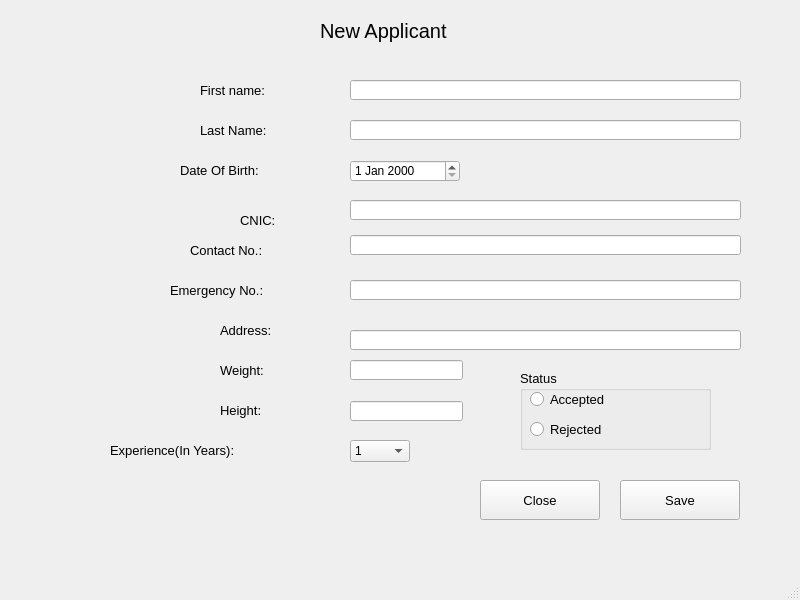
<?xml version="1.0" encoding="UTF-8"?>
<ui version="4.0">
 <class>MainWindow</class>
 <widget class="QMainWindow" name="MainWindow">
  <property name="geometry">
   <rect>
    <x>0</x>
    <y>0</y>
    <width>800</width>
    <height>600</height>
   </rect>
  </property>
  <property name="windowTitle">
   <string>MainWindow</string>
  </property>
  <widget class="QWidget" name="centralwidget">
   <widget class="QLabel" name="label">
    <property name="geometry">
     <rect>
      <x>200</x>
      <y>80</y>
      <width>101</width>
      <height>21</height>
     </rect>
    </property>
    <property name="font">
     <font>
      <pointsize>10</pointsize>
     </font>
    </property>
    <property name="text">
     <string>First name:</string>
    </property>
   </widget>
   <widget class="QLabel" name="label_2">
    <property name="geometry">
     <rect>
      <x>200</x>
      <y>120</y>
      <width>101</width>
      <height>21</height>
     </rect>
    </property>
    <property name="font">
     <font>
      <pointsize>10</pointsize>
     </font>
    </property>
    <property name="text">
     <string>Last Name:</string>
    </property>
   </widget>
   <widget class="QLabel" name="label_4">
    <property name="geometry">
     <rect>
      <x>180</x>
      <y>160</y>
      <width>111</width>
      <height>21</height>
     </rect>
    </property>
    <property name="font">
     <font>
      <pointsize>10</pointsize>
     </font>
    </property>
    <property name="text">
     <string>Date Of Birth:</string>
    </property>
   </widget>
   <widget class="QLabel" name="label_5">
    <property name="geometry">
     <rect>
      <x>240</x>
      <y>210</y>
      <width>61</width>
      <height>21</height>
     </rect>
    </property>
    <property name="font">
     <font>
      <pointsize>10</pointsize>
     </font>
    </property>
    <property name="text">
     <string>CNIC:</string>
    </property>
   </widget>
   <widget class="QLabel" name="label_6">
    <property name="geometry">
     <rect>
      <x>190</x>
      <y>240</y>
      <width>91</width>
      <height>21</height>
     </rect>
    </property>
    <property name="font">
     <font>
      <pointsize>10</pointsize>
     </font>
    </property>
    <property name="text">
     <string>Contact No.:</string>
    </property>
   </widget>
   <widget class="QLabel" name="label_7">
    <property name="geometry">
     <rect>
      <x>170</x>
      <y>280</y>
      <width>121</width>
      <height>21</height>
     </rect>
    </property>
    <property name="font">
     <font>
      <pointsize>10</pointsize>
     </font>
    </property>
    <property name="text">
     <string>Emergency No.:</string>
    </property>
   </widget>
   <widget class="QLabel" name="label_8">
    <property name="geometry">
     <rect>
      <x>220</x>
      <y>320</y>
      <width>61</width>
      <height>21</height>
     </rect>
    </property>
    <property name="font">
     <font>
      <pointsize>10</pointsize>
     </font>
    </property>
    <property name="text">
     <string>Address:</string>
    </property>
   </widget>
   <widget class="QLabel" name="label_9">
    <property name="geometry">
     <rect>
      <x>220</x>
      <y>400</y>
      <width>61</width>
      <height>21</height>
     </rect>
    </property>
    <property name="font">
     <font>
      <pointsize>10</pointsize>
     </font>
    </property>
    <property name="text">
     <string>Height:</string>
    </property>
   </widget>
   <widget class="QLabel" name="label_10">
    <property name="geometry">
     <rect>
      <x>220</x>
      <y>360</y>
      <width>61</width>
      <height>21</height>
     </rect>
    </property>
    <property name="font">
     <font>
      <pointsize>10</pointsize>
     </font>
    </property>
    <property name="text">
     <string>Weight:</string>
    </property>
   </widget>
   <widget class="QLabel" name="label_11">
    <property name="geometry">
     <rect>
      <x>110</x>
      <y>440</y>
      <width>181</width>
      <height>21</height>
     </rect>
    </property>
    <property name="font">
     <font>
      <pointsize>10</pointsize>
     </font>
    </property>
    <property name="text">
     <string>Experience(In Years):</string>
    </property>
   </widget>
   <widget class="QLabel" name="label_12">
    <property name="geometry">
     <rect>
      <x>320</x>
      <y>10</y>
      <width>160</width>
      <height>41</height>
     </rect>
    </property>
    <property name="font">
     <font>
      <pointsize>15</pointsize>
     </font>
    </property>
    <property name="frameShadow">
     <enum>QFrame::Plain</enum>
    </property>
    <property name="text">
     <string>New Applicant</string>
    </property>
   </widget>
   <widget class="QLineEdit" name="lineEdit">
    <property name="geometry">
     <rect>
      <x>350</x>
      <y>80</y>
      <width>391</width>
      <height>20</height>
     </rect>
    </property>
   </widget>
   <widget class="QLineEdit" name="lineEdit_2">
    <property name="geometry">
     <rect>
      <x>350</x>
      <y>120</y>
      <width>391</width>
      <height>20</height>
     </rect>
    </property>
   </widget>
   <widget class="QDateEdit" name="dateEdit">
    <property name="geometry">
     <rect>
      <x>350</x>
      <y>160</y>
      <width>110</width>
      <height>22</height>
     </rect>
    </property>
   </widget>
   <widget class="QLineEdit" name="lineEdit_3">
    <property name="geometry">
     <rect>
      <x>350</x>
      <y>200</y>
      <width>391</width>
      <height>20</height>
     </rect>
    </property>
   </widget>
   <widget class="QLineEdit" name="lineEdit_4">
    <property name="geometry">
     <rect>
      <x>350</x>
      <y>235</y>
      <width>391</width>
      <height>20</height>
     </rect>
    </property>
   </widget>
   <widget class="QLineEdit" name="lineEdit_5">
    <property name="geometry">
     <rect>
      <x>350</x>
      <y>280</y>
      <width>391</width>
      <height>20</height>
     </rect>
    </property>
   </widget>
   <widget class="QLineEdit" name="lineEdit_6">
    <property name="geometry">
     <rect>
      <x>350</x>
      <y>330</y>
      <width>391</width>
      <height>20</height>
     </rect>
    </property>
   </widget>
   <widget class="QLineEdit" name="lineEdit_7">
    <property name="geometry">
     <rect>
      <x>350</x>
      <y>360</y>
      <width>113</width>
      <height>20</height>
     </rect>
    </property>
   </widget>
   <widget class="QLineEdit" name="lineEdit_8">
    <property name="geometry">
     <rect>
      <x>350</x>
      <y>401</y>
      <width>113</width>
      <height>20</height>
     </rect>
    </property>
   </widget>
   <widget class="QComboBox" name="comboBox">
    <property name="geometry">
     <rect>
      <x>350</x>
      <y>440</y>
      <width>60</width>
      <height>22</height>
     </rect>
    </property>
    <item>
     <property name="text">
      <string>1</string>
     </property>
    </item>
    <item>
     <property name="text">
      <string>1</string>
     </property>
    </item>
    <item>
     <property name="text">
      <string>2</string>
     </property>
    </item>
    <item>
     <property name="text">
      <string>3</string>
     </property>
    </item>
    <item>
     <property name="text">
      <string>4</string>
     </property>
    </item>
    <item>
     <property name="text">
      <string>5</string>
     </property>
    </item>
    <item>
     <property name="text">
      <string/>
     </property>
    </item>
   </widget>
   <widget class="QGroupBox" name="groupBox">
    <property name="geometry">
     <rect>
      <x>520</x>
      <y>370</y>
      <width>191</width>
      <height>80</height>
     </rect>
    </property>
    <property name="font">
     <font>
      <pointsize>10</pointsize>
     </font>
    </property>
    <property name="title">
     <string>Status</string>
    </property>
    <widget class="QRadioButton" name="radioButton">
     <property name="geometry">
      <rect>
       <x>10</x>
       <y>20</y>
       <width>141</width>
       <height>18</height>
      </rect>
     </property>
     <property name="text">
      <string>Accepted</string>
     </property>
    </widget>
    <widget class="QRadioButton" name="radioButton_2">
     <property name="geometry">
      <rect>
       <x>10</x>
       <y>50</y>
       <width>161</width>
       <height>18</height>
      </rect>
     </property>
     <property name="text">
      <string>Rejected</string>
     </property>
    </widget>
   </widget>
   <widget class="QPushButton" name="pushButton_4">
    <property name="geometry">
     <rect>
      <x>620</x>
      <y>480</y>
      <width>120</width>
      <height>40</height>
     </rect>
    </property>
    <property name="font">
     <font>
      <pointsize>10</pointsize>
     </font>
    </property>
    <property name="text">
     <string>Save</string>
    </property>
   </widget>
   <widget class="QPushButton" name="pushButton_3">
    <property name="geometry">
     <rect>
      <x>480</x>
      <y>480</y>
      <width>120</width>
      <height>40</height>
     </rect>
    </property>
    <property name="font">
     <font>
      <pointsize>10</pointsize>
     </font>
    </property>
    <property name="text">
     <string>Close</string>
    </property>
   </widget>
  </widget>
  <widget class="QMenuBar" name="menubar">
   <property name="geometry">
    <rect>
     <x>0</x>
     <y>0</y>
     <width>800</width>
     <height>22</height>
    </rect>
   </property>
  </widget>
  <widget class="QStatusBar" name="statusbar"/>
 </widget>
 <resources/>
 <connections/>
</ui>
